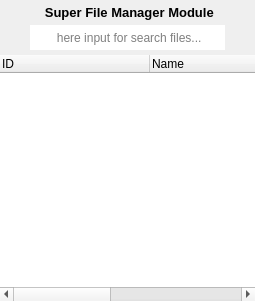
<?xml version="1.0" encoding="UTF-8"?>
<ui version="4.0">
 <class>SuperFileManagerui</class>
 <widget class="QFrame" name="SuperFileManagerui">
  <property name="geometry">
   <rect>
    <x>0</x>
    <y>0</y>
    <width>255</width>
    <height>301</height>
   </rect>
  </property>
  <property name="windowTitle">
   <string>Frame</string>
  </property>
  <layout class="QVBoxLayout" name="verticalLayout" stretch="1,1,99">
   <property name="spacing">
    <number>5</number>
   </property>
   <property name="leftMargin">
    <number>0</number>
   </property>
   <property name="topMargin">
    <number>0</number>
   </property>
   <property name="rightMargin">
    <number>0</number>
   </property>
   <property name="bottomMargin">
    <number>0</number>
   </property>
   <item>
    <widget class="QLabel" name="label">
     <property name="enabled">
      <bool>true</bool>
     </property>
     <property name="minimumSize">
      <size>
       <width>0</width>
       <height>20</height>
      </size>
     </property>
     <property name="maximumSize">
      <size>
       <width>16777215</width>
       <height>20</height>
      </size>
     </property>
     <property name="font">
      <font>
       <pointsize>10</pointsize>
       <italic>false</italic>
       <bold>true</bold>
       <underline>false</underline>
      </font>
     </property>
     <property name="text">
      <string> Super File Manager Module</string>
     </property>
     <property name="alignment">
      <set>Qt::AlignBottom|Qt::AlignHCenter</set>
     </property>
    </widget>
   </item>
   <item>
    <layout class="QHBoxLayout" name="horizontalLayout" stretch="1,98,1">
     <property name="spacing">
      <number>5</number>
     </property>
     <item>
      <widget class="QPushButton" name="pushButton">
       <property name="enabled">
        <bool>false</bool>
       </property>
       <property name="sizePolicy">
        <sizepolicy hsizetype="Minimum" vsizetype="Minimum">
         <horstretch>0</horstretch>
         <verstretch>0</verstretch>
        </sizepolicy>
       </property>
       <property name="minimumSize">
        <size>
         <width>25</width>
         <height>25</height>
        </size>
       </property>
       <property name="maximumSize">
        <size>
         <width>25</width>
         <height>25</height>
        </size>
       </property>
       <property name="toolTip">
        <string>location</string>
       </property>
       <property name="text">
        <string/>
       </property>
       <property name="flat">
        <bool>true</bool>
       </property>
      </widget>
     </item>
     <item>
      <widget class="QLineEdit" name="lineEdit">
       <property name="sizePolicy">
        <sizepolicy hsizetype="Minimum" vsizetype="Minimum">
         <horstretch>0</horstretch>
         <verstretch>0</verstretch>
        </sizepolicy>
       </property>
       <property name="minimumSize">
        <size>
         <width>0</width>
         <height>25</height>
        </size>
       </property>
       <property name="maximumSize">
        <size>
         <width>16777215</width>
         <height>25</height>
        </size>
       </property>
       <property name="frame">
        <bool>false</bool>
       </property>
       <property name="alignment">
        <set>Qt::AlignCenter</set>
       </property>
       <property name="placeholderText">
        <string> here input for search files...</string>
       </property>
       <property name="clearButtonEnabled">
        <bool>true</bool>
       </property>
      </widget>
     </item>
     <item>
      <widget class="QPushButton" name="pushButton_2">
       <property name="enabled">
        <bool>false</bool>
       </property>
       <property name="sizePolicy">
        <sizepolicy hsizetype="Minimum" vsizetype="Minimum">
         <horstretch>0</horstretch>
         <verstretch>0</verstretch>
        </sizepolicy>
       </property>
       <property name="minimumSize">
        <size>
         <width>25</width>
         <height>25</height>
        </size>
       </property>
       <property name="maximumSize">
        <size>
         <width>25</width>
         <height>25</height>
        </size>
       </property>
       <property name="toolTip">
        <string>check file vaild</string>
       </property>
       <property name="text">
        <string/>
       </property>
       <property name="flat">
        <bool>true</bool>
       </property>
      </widget>
     </item>
    </layout>
   </item>
   <item>
    <widget class="QTableWidget" name="tableWidget">
     <property name="contextMenuPolicy">
      <enum>Qt::CustomContextMenu</enum>
     </property>
     <property name="frameShape">
      <enum>QFrame::NoFrame</enum>
     </property>
     <property name="verticalScrollBarPolicy">
      <enum>Qt::ScrollBarAsNeeded</enum>
     </property>
     <property name="horizontalScrollBarPolicy">
      <enum>Qt::ScrollBarAsNeeded</enum>
     </property>
     <property name="sizeAdjustPolicy">
      <enum>QAbstractScrollArea::AdjustToContentsOnFirstShow</enum>
     </property>
     <property name="autoScroll">
      <bool>true</bool>
     </property>
     <property name="editTriggers">
      <set>QAbstractItemView::NoEditTriggers</set>
     </property>
     <property name="alternatingRowColors">
      <bool>true</bool>
     </property>
     <property name="selectionMode">
      <enum>QAbstractItemView::SingleSelection</enum>
     </property>
     <property name="selectionBehavior">
      <enum>QAbstractItemView::SelectRows</enum>
     </property>
     <property name="verticalScrollMode">
      <enum>QAbstractItemView::ScrollPerPixel</enum>
     </property>
     <property name="horizontalScrollMode">
      <enum>QAbstractItemView::ScrollPerPixel</enum>
     </property>
     <property name="showGrid">
      <bool>false</bool>
     </property>
     <property name="gridStyle">
      <enum>Qt::NoPen</enum>
     </property>
     <attribute name="horizontalHeaderMinimumSectionSize">
      <number>32</number>
     </attribute>
     <attribute name="horizontalHeaderDefaultSectionSize">
      <number>150</number>
     </attribute>
     <attribute name="horizontalHeaderStretchLastSection">
      <bool>true</bool>
     </attribute>
     <attribute name="verticalHeaderVisible">
      <bool>false</bool>
     </attribute>
     <attribute name="verticalHeaderMinimumSectionSize">
      <number>32</number>
     </attribute>
     <attribute name="verticalHeaderDefaultSectionSize">
      <number>32</number>
     </attribute>
     <column>
      <property name="text">
       <string>ID</string>
      </property>
      <property name="textAlignment">
       <set>AlignLeading|AlignVCenter</set>
      </property>
     </column>
     <column>
      <property name="text">
       <string>Name</string>
      </property>
      <property name="textAlignment">
       <set>AlignLeading|AlignVCenter</set>
      </property>
     </column>
     <column>
      <property name="text">
       <string>Path</string>
      </property>
      <property name="textAlignment">
       <set>AlignLeading|AlignVCenter</set>
      </property>
     </column>
     <column>
      <property name="text">
       <string>Size</string>
      </property>
      <property name="textAlignment">
       <set>AlignLeading|AlignVCenter</set>
      </property>
     </column>
    </widget>
   </item>
  </layout>
 </widget>
 <resources/>
 <connections/>
</ui>
